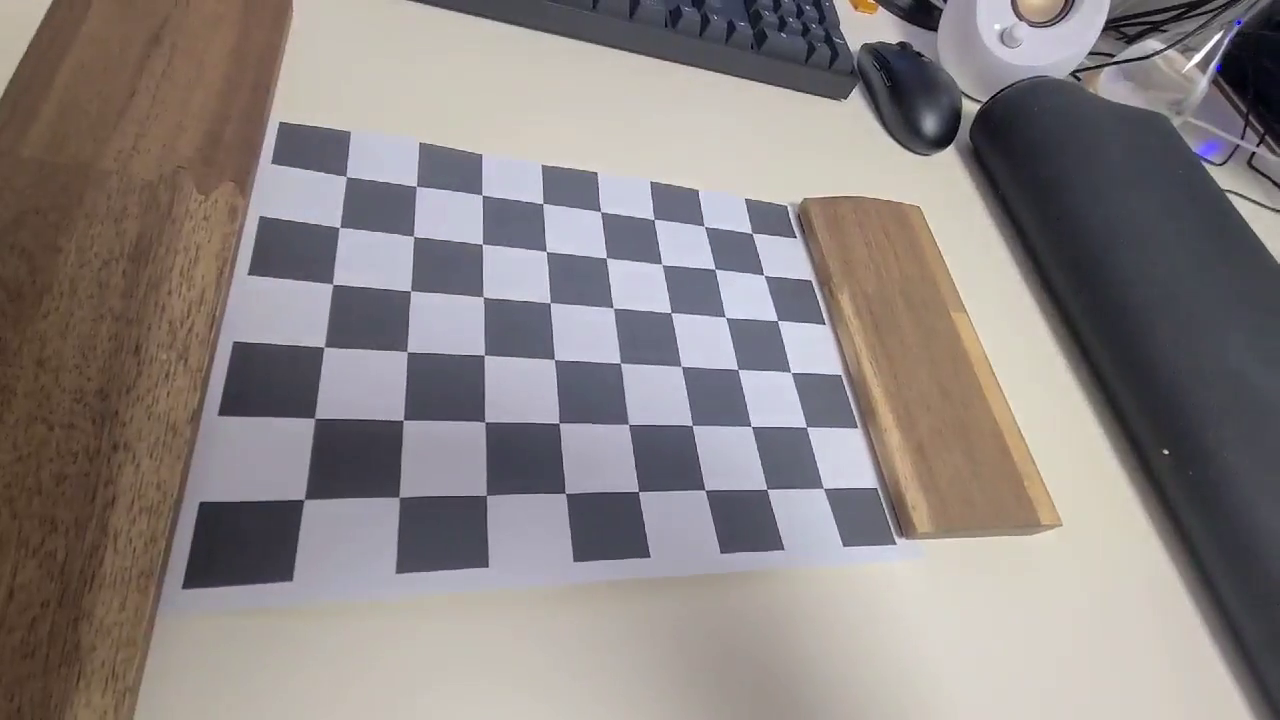
#> input picture frame 24 of data/chessboard.avi, 1280 x 720 px
$ python pose_estimation.py
#> lines starting #> are read from the running program, lines starting #| are printed output that depends on the picture; after the words box and inside, x2 and y2 are one past the last pixel; in counts of white or black regions, pixels touching at a corner belong together
import numpy as np
import cv2 as cv

# The given video and calibration data
video_file = "data/chessboard.avi"
K = np.array(
    [
        [607.21421351, 0.0, 631.61705825],
        [0.0, 611.4314851, 376.7056395],
        [0.0, 0.0, 1.0],
    ]
)
dist_coeff = np.array([0.01249517, -0.00812537, -0.00134196, -0.00195656, 0.00709386])
board_pattern = (8, 6)
board_cellsize = 0.025
board_criteria = (
    cv.CALIB_CB_ADAPTIVE_THRESH + cv.CALIB_CB_NORMALIZE_IMAGE + cv.CALIB_CB_FAST_CHECK
)

# Open a video
video = cv.VideoCapture(video_file)
assert video.isOpened(), "Cannot read the given input, " + video_file

# make a video
frame_width = int(video.get(cv.CAP_PROP_FRAME_WIDTH))
frame_height = int(video.get(cv.CAP_PROP_FRAME_HEIGHT))
fps = video.get(cv.CAP_PROP_FPS)
fourcc = cv.VideoWriter_fourcc(*"XVID")
out = cv.VideoWriter("data/output.avi", fourcc, fps, (frame_width, frame_height))

# Prepare Coment "CV" Block
# C
boxC_front = board_cellsize * np.array(
    [
        [0, 2, -3],
        [3, 2, -3],
        [3, 2, -2],
        [1, 2, -2],
        [1, 2, -1],
        [3, 2, -1],
        [3, 2, 0],
        [0, 2, 0],
    ]
)
boxC_back = board_cellsize * np.array(
    [
        [0, 3, -3],
        [3, 3, -3],
        [3, 3, -2],
        [1, 3, -2],
        [1, 3, -1],
        [3, 3, -1],
        [3, 3, 0],
        [0, 3, 0],
    ]
)
# V
boxV_front = board_cellsize * np.array(
    [
        [4, 2, -3],
        [5, 2, -3],
        [5.5, 2, -1],
        [6, 2, -3],
        [7, 2, -3],
        [6, 2, 0],
        [5, 2, 0],
    ]
)
boxV_back = board_cellsize * np.array(
    [
        [4, 3, -3],
        [5, 3, -3],
        [5.5, 3, -1],
        [6, 3, -3],
        [7, 3, -3],
        [6, 3, 0],
        [5, 3, 0],
    ]
)

# Prepare 3D points on a chessboard
obj_points = board_cellsize * np.array(
    [[c, r, 0] for r in range(board_pattern[1]) for c in range(board_pattern[0])]
)

# Run pose estimation
while True:
    # Read an image from the video
    valid, img = video.read()
#> img is the input picture: shape (720, 1280, 3); mean B, G, R 130.9, 132, 139.2
    if not valid:
        break

    # Estimate the camera pose
    success, img_points = cv.findChessboardCorners(img, board_pattern, board_criteria)
#> success = True; img_points = 48 rows, first 8: [346.3, 176.6], [416.2, 186], [482, 195.2], [543, 203.4], [600.5, 211.7], [654, 219.6], [704.5, 226.3], [752, 233.3]
    if success:
        ret, rvec, tvec = cv.solvePnP(obj_points, img_points, K, dist_coeff)
#> ret = True; rvec = [-0.504, -0.339, -0.044]; tvec = [-0.108, -0.075, 0.231]

        # Draw the C on the image
        line_C_front, _ = cv.projectPoints(boxC_front, rvec, tvec, K, dist_coeff)
#> line_C_front = [[300.6, 91.7], [603.4, 145.8], [582, 209.4], [412, 185.7], [411.3, 243.8], [564.7, 260.6], [550.5, 302.6], [331.9, 284.1]]
        line_C_back, _ = cv.projectPoints(boxC_back, rvec, tvec, K, dist_coeff)
#> line_C_back = [[286.5, 167.9], [613.4, 213.7], [589.4, 273.5], [408.2, 254.8], [407.8, 308.8], [570.4, 321], [554.9, 359.6], [323.8, 347.4]]
        cv.polylines(img, [np.int32(line_C_front)], True, (255, 0, 0), 2)
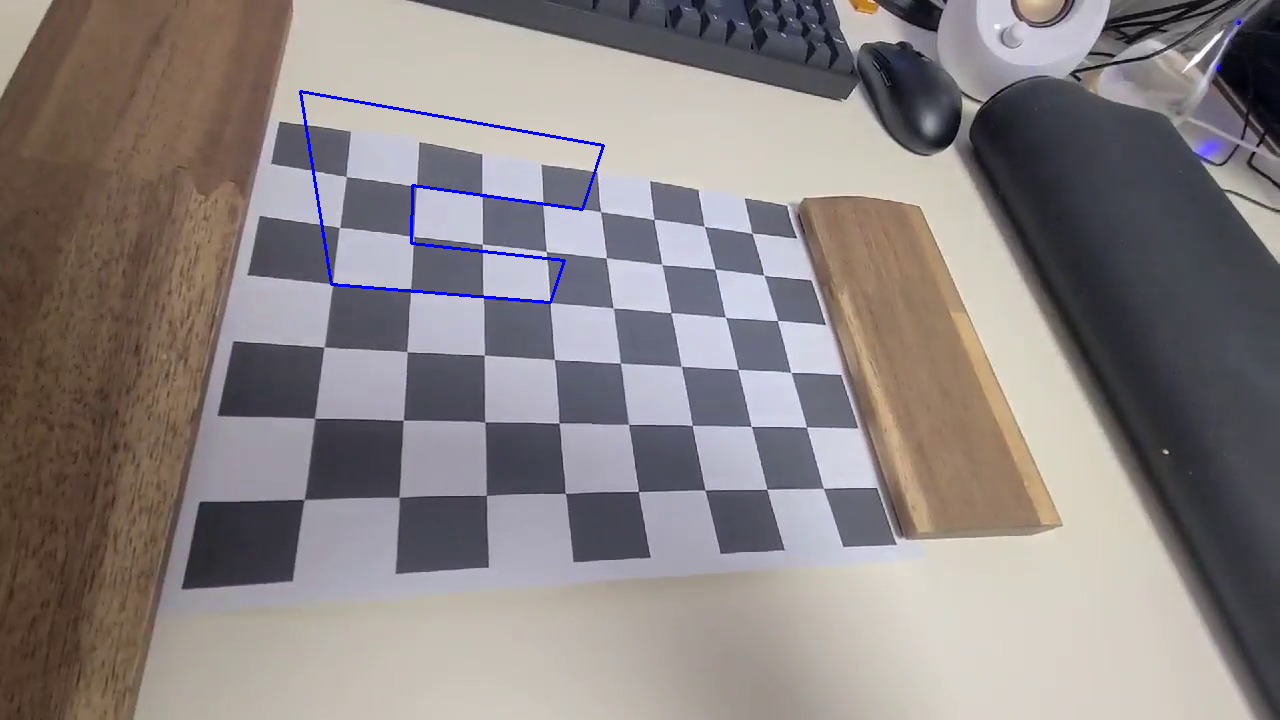
#> img: shape (720, 1280, 3); 0.39% of pixels changed, all inside (x1, y1, x2, y2) = (299, 90, 605, 304)
        for b, t in zip(line_C_front, line_C_back):
            cv.line(img, np.int32(b.flatten()), np.int32(t.flatten()), (0, 255, 0), 2)
#> this loop made 8 passes
#> (b, t) on passes 1 to 8: ([[300.6, 91.7]], [[286.5, 167.9]]), ([[603.4, 145.8]], [[613.4, 213.7]]), ([[582, 209.4]], [[589.4, 273.5]]), ([[412, 185.7]], [[408.2, 254.8]]), ([[411.3, 243.8]], [[407.8, 308.8]]), ([[564.7, 260.6]], [[570.4, 321]]), ([[550.5, 302.6]], [[554.9, 359.6]]), ([[331.9, 284.1]], [[323.8, 347.4]])
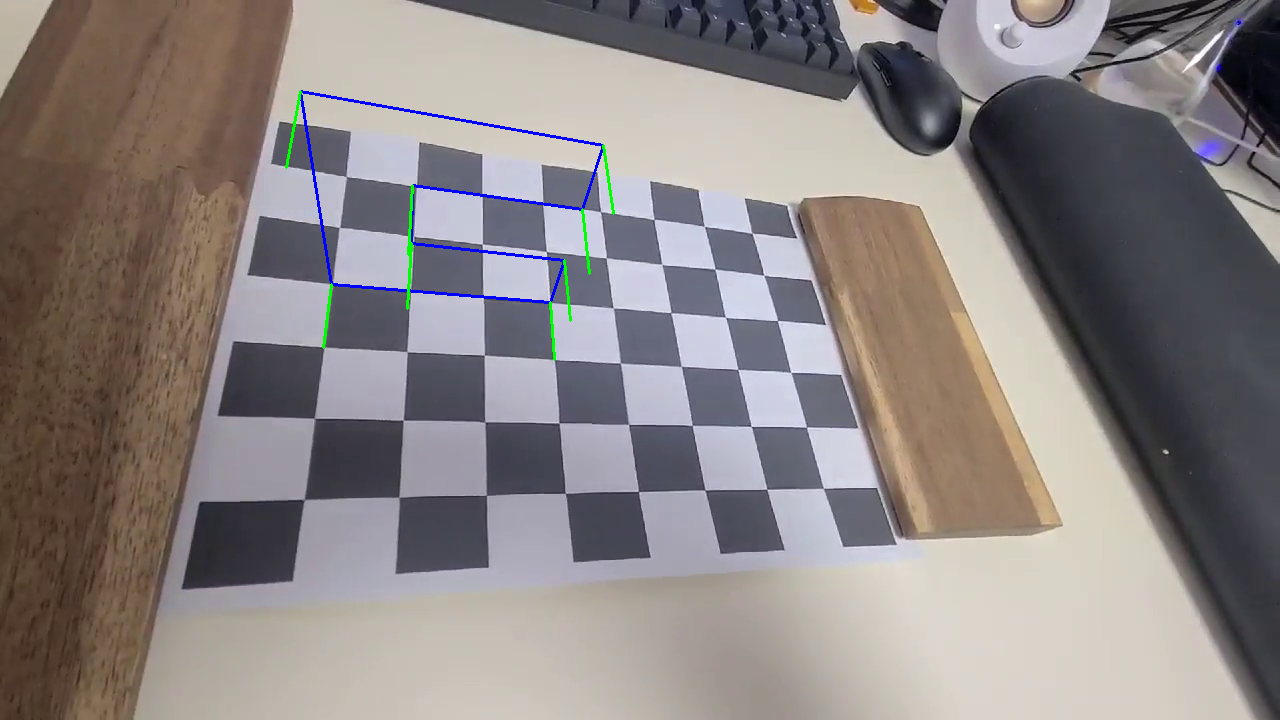
#> img: shape (720, 1280, 3); 0.17% of pixels changed, all inside (x1, y1, x2, y2) = (285, 90, 615, 361)
        cv.polylines(img, [np.int32(line_C_back)], True, (0, 0, 255), 2)

        # Draw the V on the image
        line_V_front, _ = cv.projectPoints(boxV_front, rvec, tvec, K, dist_coeff)
#> line_V_front = [[685.1, 160.2], [759.5, 173.2], [725.1, 277.8], [827.6, 185], [890.2, 195.8], [725.8, 317.3], [671.3, 312.7]]
        line_V_back, _ = cv.projectPoints(boxV_back, rvec, tvec, K, dist_coeff)
#> line_V_back = [[700.1, 225.6], [778.7, 236.4], [738.6, 333.4], [850.2, 246], [915.7, 254.9], [738, 369.1], [681.2, 366.2]]
        cv.polylines(img, [np.int32(line_V_front)], True, (255, 0, 0), 2)
        for b, t in zip(line_V_front, line_V_back):
            cv.line(img, np.int32(b.flatten()), np.int32(t.flatten()), (0, 255, 0), 2)
#> this loop made 7 passes
#> (b, t) on passes 1 to 7: ([[685.1, 160.2]], [[700.1, 225.6]]), ([[759.5, 173.2]], [[778.7, 236.4]]), ([[725.1, 277.8]], [[738.6, 333.4]]), ([[827.6, 185]], [[850.2, 246]]), ([[890.2, 195.8]], [[915.7, 254.9]]), ([[725.8, 317.3]], [[738, 369.1]]), ([[671.3, 312.7]], [[681.2, 366.2]])
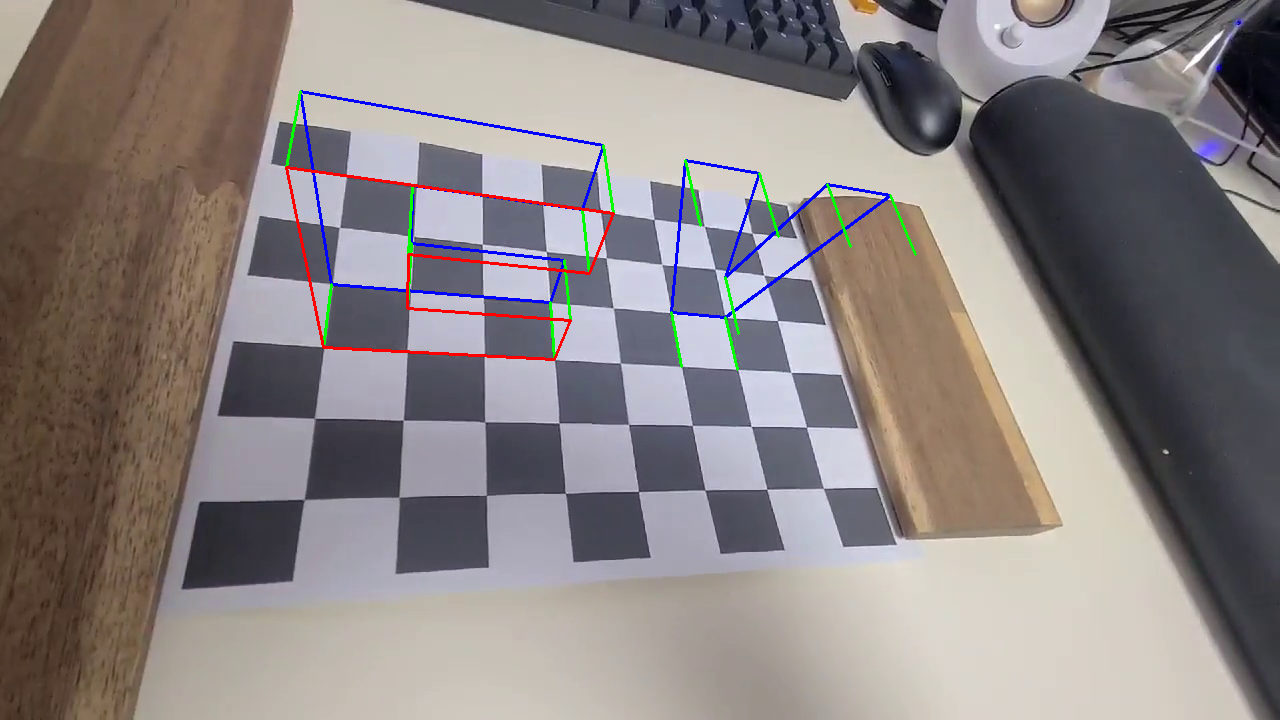
#> img: shape (720, 1280, 3); mean B, G, R 130.3, 130.7, 138.3
        cv.polylines(img, [np.int32(line_V_back)], True, (0, 0, 255), 2)

        # Print the camera position
        R, _ = cv.Rodrigues(rvec)  # Alternative) `scipy.spatial.transform.Rotation`
#> R = [[0.943, 0.124, -0.308], [0.0416, 0.876, 0.481], [0.329, -0.466, 0.821]]
        p = (-R.T @ tvec).flatten()
#> p = [0.029, 0.187, -0.186]
        info = f"XYZ: [{p[0]:.3f} {p[1]:.3f} {p[2]:.3f}]"
#> info = 'XYZ: [0.029 0.187 -0.186]'
        cv.putText(img, info, (10, 25), cv.FONT_HERSHEY_DUPLEX, 0.6, (0, 255, 0))
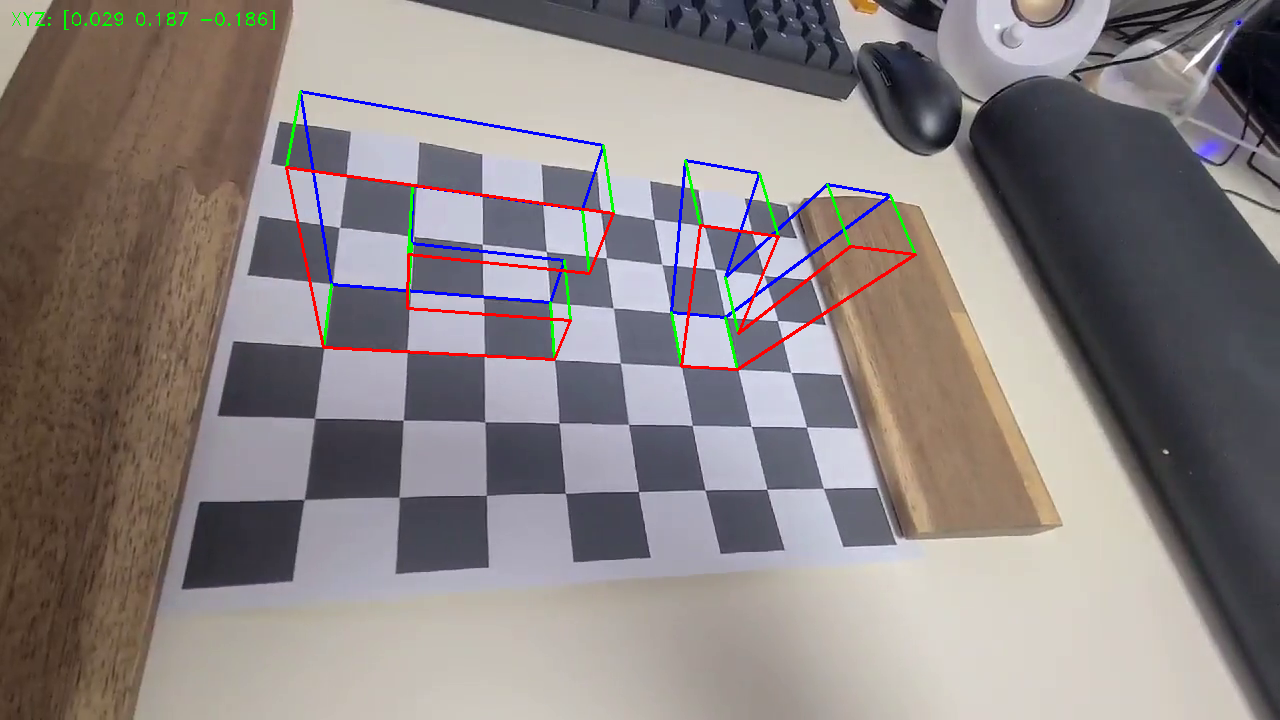
#> img: shape (720, 1280, 3); mean B, G, R 129.8, 130.5, 138.4

    out.write(img)

    # Show the image and process the key event
    cv.imshow("Pose Estimation (Chessboard)", img)
    key = cv.waitKey(10)
#> (key Esc is pressed here)
    if key == ord(" "):
        key = cv.waitKey()
    if key == 27:  # ESC
        break

video.release()
out.release()
cv.destroyAllWindows()

$ run again, starting later in the video
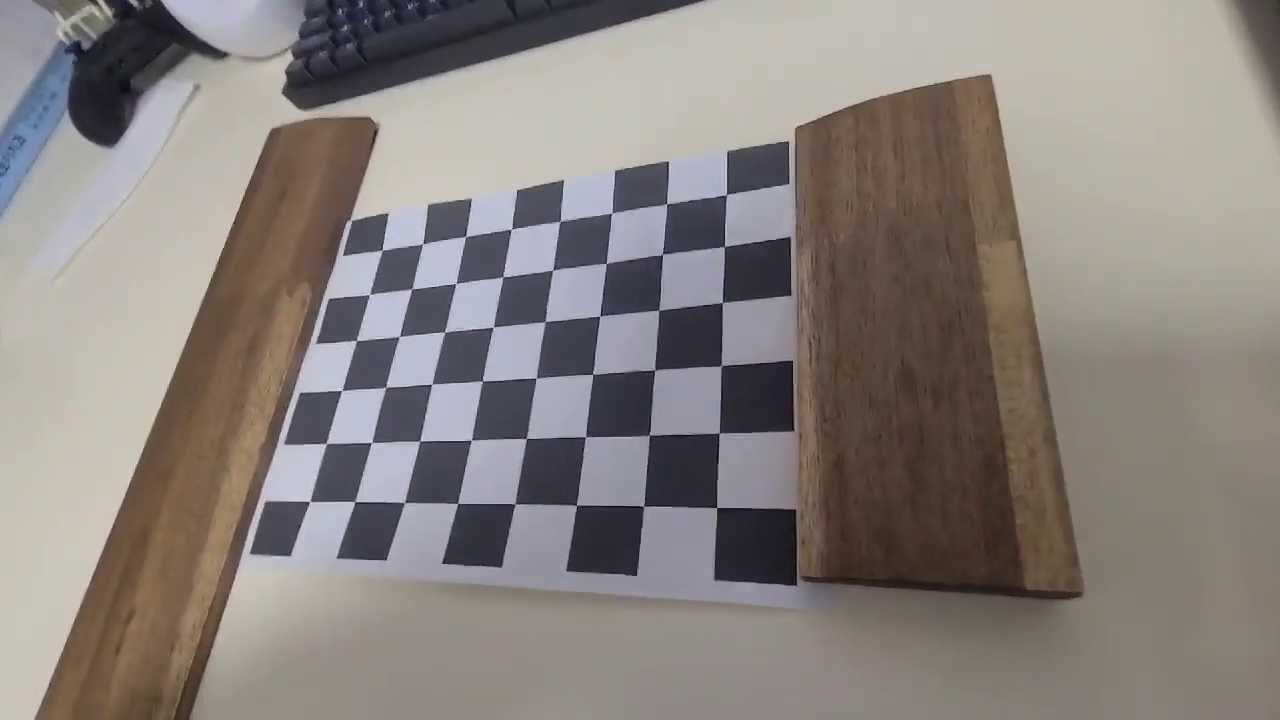
#> input picture frame 108 of data/chessboard.avi, 1280 x 720 px
#> img is the input picture: shape (720, 1280, 3); mean B, G, R 125.2, 129.5, 136.8
#> success = True; img_points = 48 rows, first 8: [382.5, 249.7], [422.9, 243.5], [465.5, 236.4], [511, 229.5], [560.4, 221.4], [611.8, 213], [666.8, 203.8], [726.3, 195]
#> ret = True; rvec = [-0.406, 0.368, 0.0148]; tvec = [-0.125, -0.0626, 0.306]
#> line_C_front = [[203.8, 249.4], [365.8, 219.3], [416.6, 262.4], [311, 278.3], [358.7, 309.9], [458.1, 297.6], [492.7, 327.1], [356.2, 340.9]]
#> line_C_back = [[178.2, 310.1], [345.2, 286.8], [400.4, 324.9], [291.5, 336.7], [342.7, 364.4], [445.1, 355.7], [482.1, 381.3], [341.8, 390.5]]
#> the loop `for b, t in zip(line_C_front, line_C_back):` made 8 passes
#> (b, t) on passes 1 to 8: ([[203.8, 249.4]], [[178.2, 310.1]]), ([[365.8, 219.3]], [[345.2, 286.8]]), ([[416.6, 262.4]], [[400.4, 324.9]]), ([[311, 278.3]], [[291.5, 336.7]]), ([[358.7, 309.9]], [[342.7, 364.4]]), ([[458.1, 297.6]], [[445.1, 355.7]]), ([[492.7, 327.1]], [[482.1, 381.3]]), ([[356.2, 340.9]], [[341.8, 390.5]])
#> line_V_front = [[429.6, 207.3], [499.4, 194.1], [604.3, 279.5], [576.3, 179.5], [661.4, 163.2], [659.1, 310.1], [599.7, 316.2]]
#> line_V_back = [[411.4, 277.5], [484.3, 267.2], [596.7, 342.8], [564.9, 255.7], [654.6, 242.8], [654.4, 369.9], [592.7, 374]]
#> the loop `for b, t in zip(line_V_front, line_V_back):` made 7 passes
#> (b, t) on passes 1 to 7: ([[429.6, 207.3]], [[411.4, 277.5]]), ([[499.4, 194.1]], [[484.3, 267.2]]), ([[604.3, 279.5]], [[596.7, 342.8]]), ([[576.3, 179.5]], [[564.9, 255.7]]), ([[661.4, 163.2]], [[654.6, 242.8]]), ([[659.1, 310.1]], [[654.4, 369.9]]), ([[599.7, 316.2]], [[592.7, 374]])
#> after the loop `for b, t in zip(line_V_front, line_V_back):`:
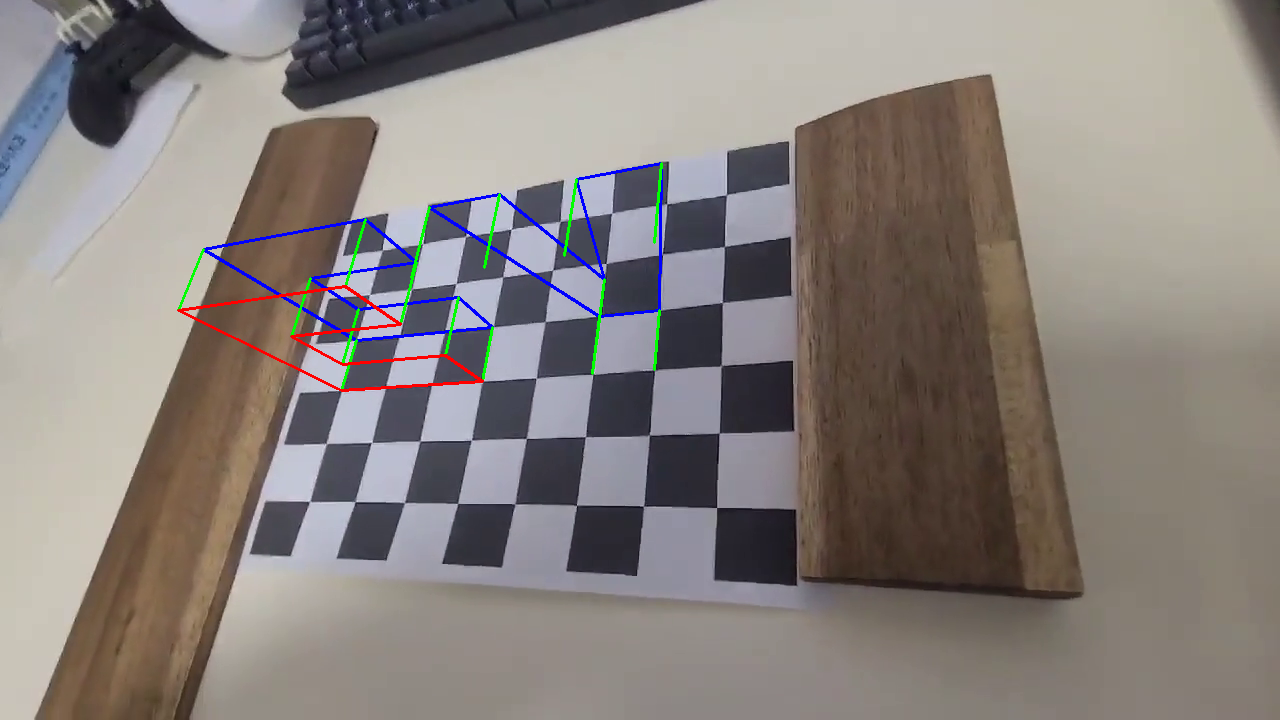
#> img: shape (720, 1280, 3); mean B, G, R 125.1, 128.8, 136.1
#> R = [[0.934, -0.087, 0.347], [-0.0588, 0.919, 0.389], [-0.353, -0.384, 0.853]]
#> p = [0.221, 0.164, -0.194]
#> info = 'XYZ: [0.221 0.164 -0.194]'
#> `cv.putText(img, info, (10, 25), cv.FONT_HERSHEY_DUPLEX, 0.6, (0, 255, ..`:
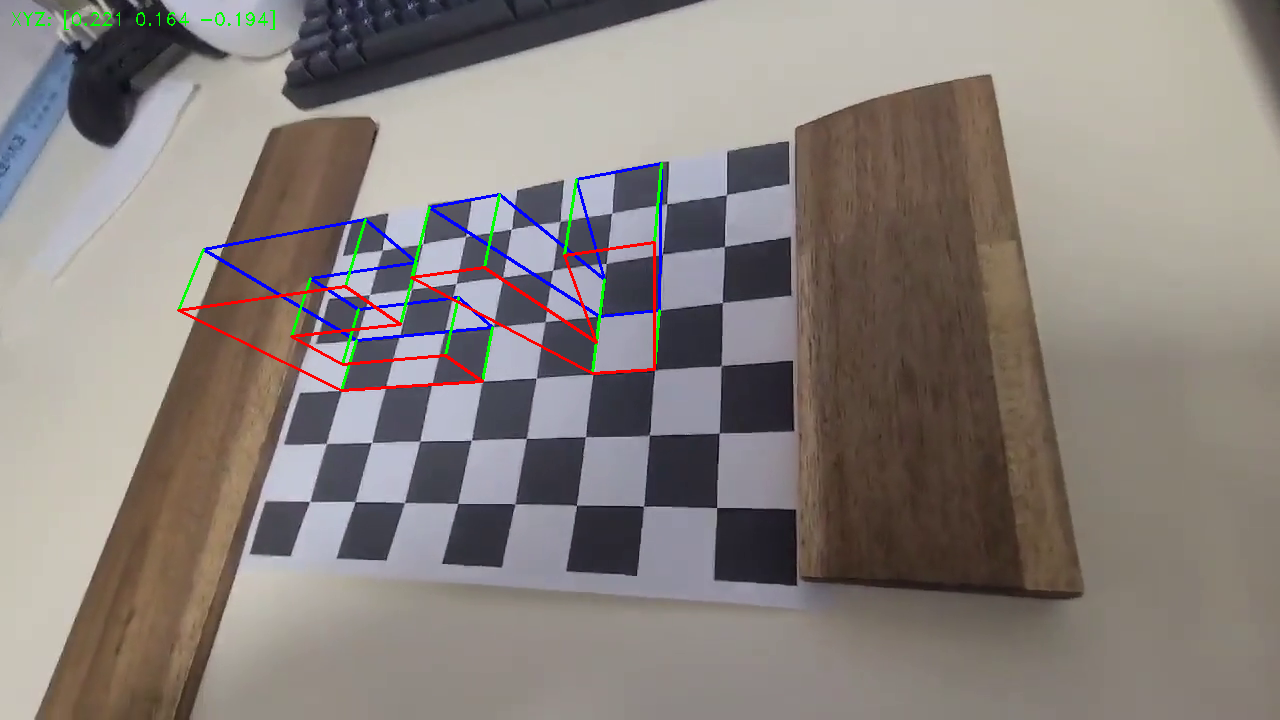
#> img: shape (720, 1280, 3); mean B, G, R 124.6, 128.6, 136.3
